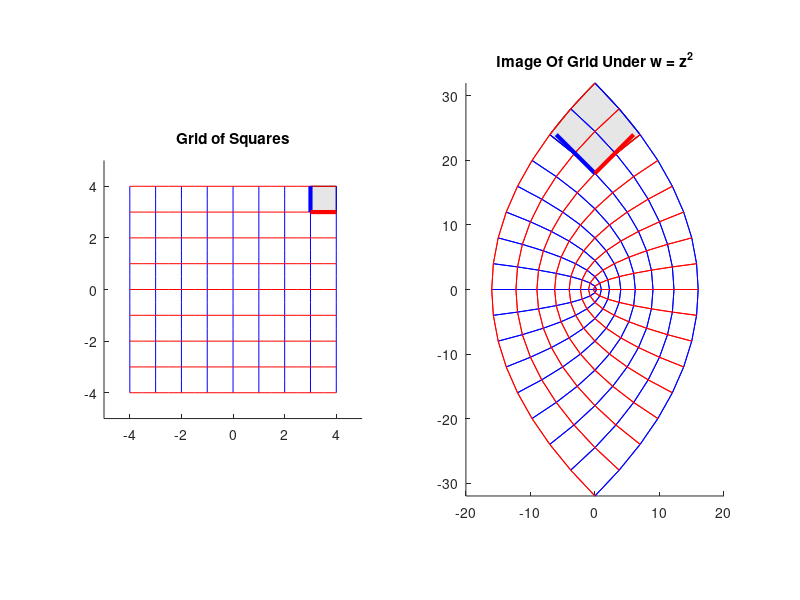

This chart was generated by the following MATLAB code:
clear all
close all
%% Example Of A Locally Conformal Mapping: w = z^2, z ≠ 0
%% CSUMS Summer 2010 A.O. Hausknecht 
%% Written using OCTAVE
%function plotZSqr_SquareGrid()
clf; minXY = -4; maxXY = 4; n = 16;
delta = (maxXY-minXY)/n;

%% Create A Plot Of The Rectangular Grid
subplot (1, 2, 1)
title ("Grid of Squares")
hold on

%% Draw left-top filled square
x1 = maxXY-1; x2 = maxXY;
rectX = [x1 x2 x2 x1]; 
y1 = x1; y2 = x2;
rectY = [y1 y1 y2 y2];
%% Fill with gray
fill (rectX, rectY, [0.9 0.9 0.9])

%% Draw the vertical lines
y = minXY:delta:maxXY;
for x =  minXY:maxXY
  plot( x*ones(1, n+1) , y,'b')
end

%% Draw the horizontal lines
x = minXY:delta:maxXY;
for y = minXY:maxXY
  plot(x, y*ones(1, n+1), 'r')
end
%%
%% Set the axes scaling, domain, and range
axis('equal')
xy = maxXY+1; 
axis([-xy xy -xy xy])

%% Draw Unit Tangents at z = x1+y1*i
%% 1. Draw the Unit Tangent in the i-direction
a = [x1 x1]; b = [y1 (y1+1)];
line(a, b, 'linewidth',3, 'color', 'blue')
%% 1. Draw the Unit Tangent in the r-direction
a = [x1 (x1+1)]; b = [y1 y1];
line(a,b, 'linewidth',3, 'color', 'red')
hold off 

%% Create A Plot Of The Image Of The Rectangular Grid
subplot (1, 2, 2)
title ("Image Of Grid Under w = z^2")
hold on

%% Draw the image of a square under w = z^2
%% Need to form a list of x-values and y-values
%% along the image's boundary in counter-clockwise
%% order.
y = minXY:delta: maxXY; 
xy = maxXY-1; t = xy:.1:maxXY;
%% Bottom edge's image
z = (t + xy*i); 
%z = z.^2;
 z = z.^2;  
u1 = real(z); 
v1 = imag(z);
%%
%% Right edge's image
z = (maxXY + t*i).^2; u2 = real(z); v2 = imag(z);
%%
%% Revere the order of the t-values so that
%% the points will be generated in counter-clockwise order.
t = fliplr (t);
%% Top edge's image
z = (t + maxXY*i).^2; u3 = real(z); v3 = imag(z);
%%
%% Left edge's image
z = (xy + t*i).^2; u4 = real(z); v4 = imag(z);
%%
%% Now collect all the points in the correct order!
u = cat(2, u1, u2, u3, u4);
v = cat(2, v1, v2, v3, v4);
%% Finally, fill the image of the square
fill (u, v, [0.9 0.9 0.9])

%% Draw the images of the vertical lines
%% by using the fact that if z = x+iy, then 
%& real(z^2) = x*x-y*y and imag(z^2) = 2*x*y
%%
y = minXY:delta: maxXY;
for x =  minXY:delta:maxXY
  plot(x*x - y.*y ,2*x*y,'b')
end

%% Draw the images of the horizontal lines
x = minXY:delta: maxXY;
for y = minXY:delta:maxXY
  plot(x.*x - y*y, 2*x*y, 'r')
end
%% Set the axes scaling, domain, and range
axis('equal')
rMax = maxXY^2+4; iMax = 2*maxXY^2;
axis([-rMax rMax -iMax iMax])

%% Draw the images of the unit tangents under w = z^2
%% Note: dw = 2zdz,
%% 
%% 1. Plot The image of the unit tangent in the i-direction
z = xy+xy*i; dz = 0+1*i;
w = z^2; dw = 2*z*dz;
a = [real(w) real(w+dw)]; b = [imag(w) imag(w+dw)];
line(a,b, 'linewidth',3, 'color', 'blue')
%%
%% 2. Plot The image of the unit tangent in the real-direction
dz = 1 + 0*i; dw = 2*z*dz; 
a = [real(w) real(w+dw)]; b = [imag(w) imag(w+dw)];
line(a,b, 'linewidth',3, 'color', 'red')

hold off